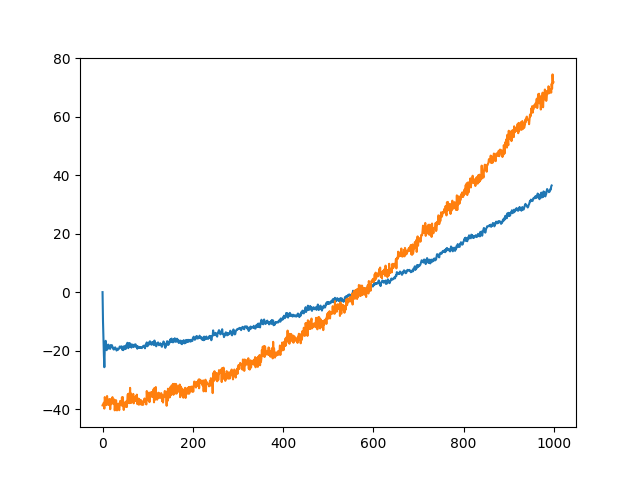

Source code (Python):
import numpy as np
import matplotlib.pyplot as plt
X = np.linspace(0,10,1000)
trend = X*X+X-5

sezon = np.sin(2*np.pi*2*X)+np.sin(2*np.pi*40*X)

rezidual = np.random.randn(1000)

serie = trend+sezon+rezidual

q=4

serie-=serie.mean()
erori = np.zeros(q)
coeff = np.ones(q) /q


y_pred = serie[q:]

def get_serie(coeff):
    serie_noua = []
    for i in range(q,len(serie)):
        predict = -np.dot(erori,coeff) 
        serie_noua.append(predict)
        erori[0:q-1] = erori[1:q]
        erori[q-1] = predict-serie[i]
    return serie_noua



plt.plot(get_serie(coeff))
plt.plot(serie)
plt.savefig('ex3.png')
plt.show()
